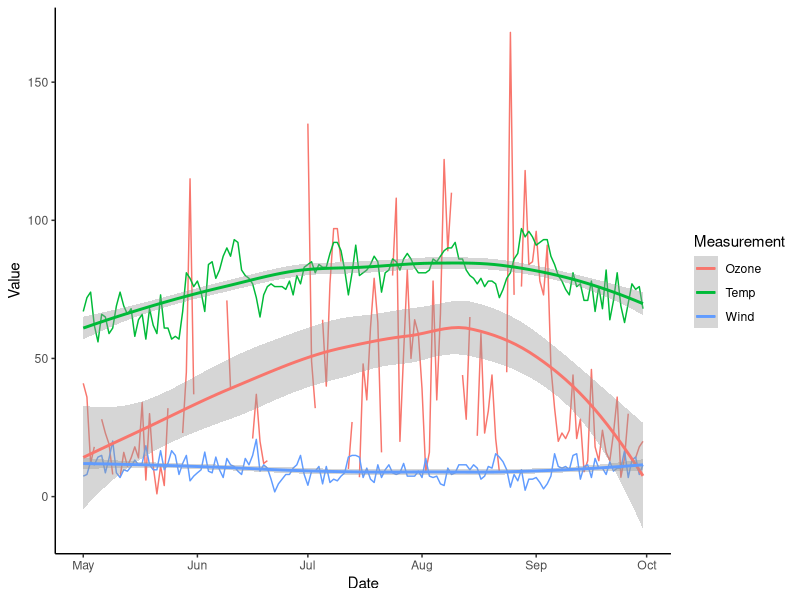

Source code (R):
## ---- chunk 1
library("lubridate")
library("dplyr")
library("ggplot2")
library("tidyr")
## ---- chunk 2
dat <- airquality
dat <- dat %>% mutate(Date = paste0(Month, "-", Day, "-", 1973)) %>% 
  mutate(Date = mdy(Date))

dat2 <- dat %>% select(Date, Ozone, Wind, Temp) %>% 
  gather(., "Measurement", "Value", -Date)

ggplot(dat2, aes(x = Date, y = Value, colour = Measurement)) + 
  geom_line() +
  stat_smooth() +
  theme_classic()
